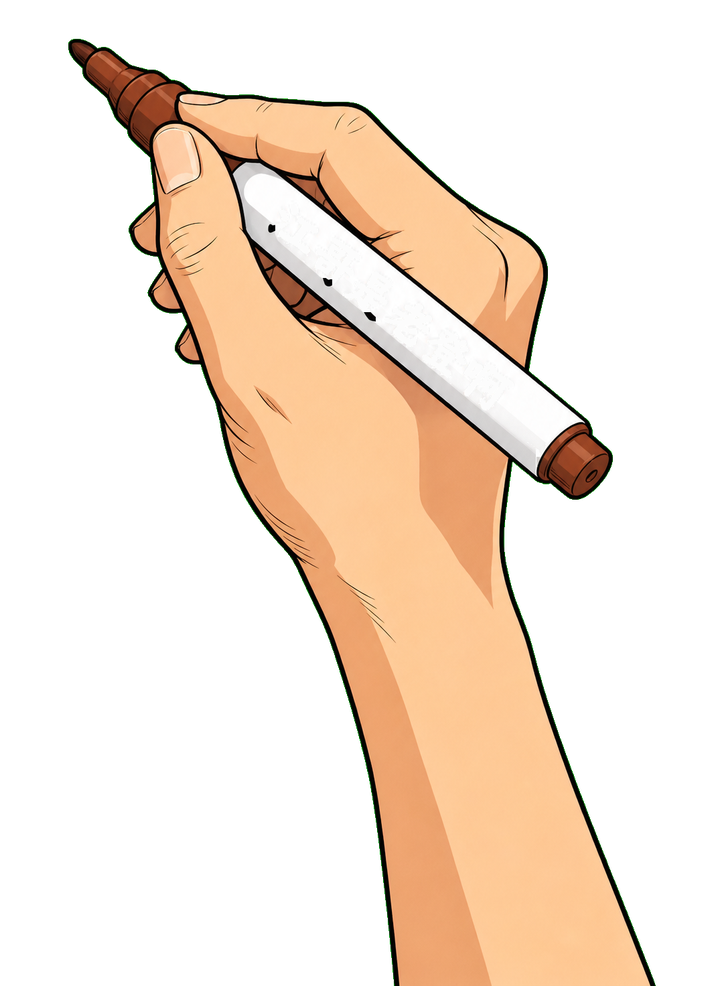
#> input picture skills/clawhub/video-lesson-maker/assets/drawing-hand-clean.png, 716 x 986 px, shrunk from 1069 x 1472 before the run
$ python remove_watermark.py ../assets/drawing-hand-clean.png
#> lines starting #> are read from the running program, lines starting #| are printed output that depends on the picture; after the words box and inside, x2 and y2 are one past the last pixel; in counts of white or black regions, pixels touching at a corner belong together
# -*- coding: utf-8 -*-
"""清除 ImageGen 线稿右下角「AI生成 / WORKBUDDY」水印（V02 验证 v2）。

原理：水印在右下角候选框内，是比纸色略亮的半透明白层。
v2 策略（盒内无暗色图案时）：从候选框**正上方**取等宽干净纸纹，整盒移植覆盖，
边缘高斯羽化融合。若盒内检测到暗色图案（星星/线条），退回到仅替换比纸亮的像素。

用法：
    python remove_watermark.py <图1.png> [图2.png ...] [--out-dir DIR]
    默认原地覆盖；--out-dir 指定则输出到该目录（同名）。
"""
import argparse
import glob
import os

import numpy as np
from PIL import Image, ImageFilter


def remove_one(src, dst):
#> called with src = '../assets/drawing-hand-clean.png', dst = '../assets/drawing-hand-clean.png'
    im = Image.open(src).convert("RGB")
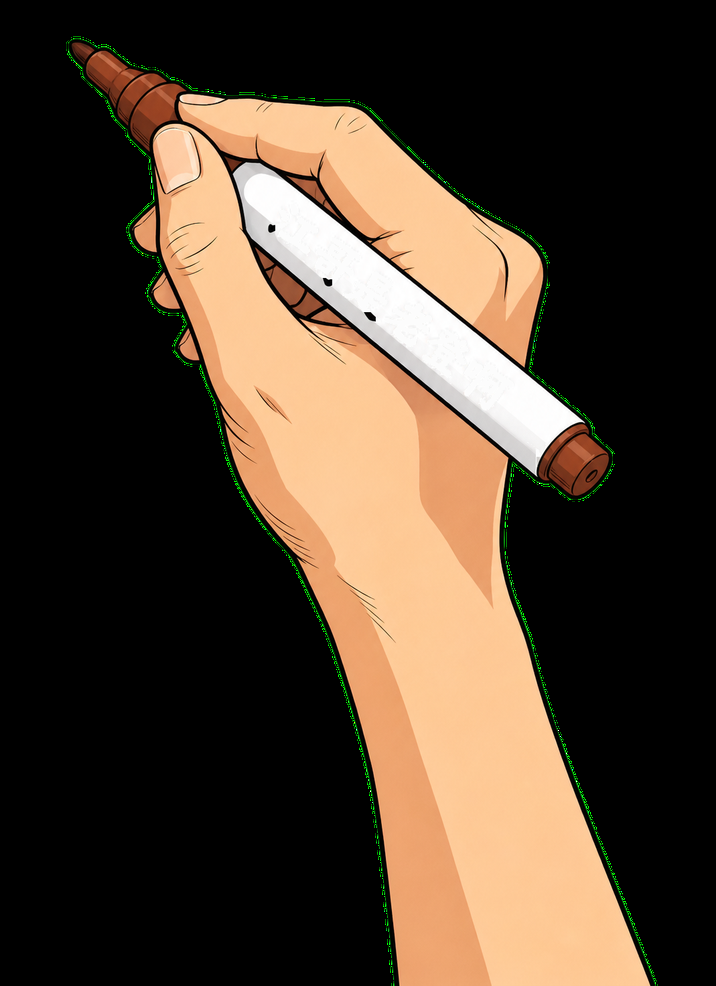
#> im: PIL image 716x986 RGB; mean R, G, B 78.5, 62.8, 47.6
    a = np.asarray(im).astype(np.int16)
    h, w = a.shape[:2]
#> h = 986; w = 716
    # 候选框：右下角（覆盖 AI生成 + WORKBUDDY>）
    bx0, by0, bx1, by1 = w - 140, h - 64, w - 4, h - 4
#> bx0 = 576; by0 = 922; bx1 = 712; by1 = 982
    bw, bh = bx1 - bx0, by1 - by0
#> bw = 136; bh = 60
    box = a[by0:by1, bx0:bx1]
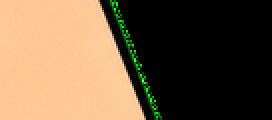
#> box: shape (60, 136, 3) int16 (shown 2 times larger); mean R, G, B 114.5, 93.4, 67.6
    bp = box.mean(axis=2)
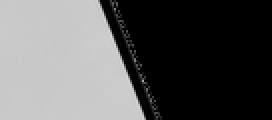
#> bp: shape (60, 136) float64 (shown 2 times larger); min 0, max 215.3, mean 91.8
    # 纸纹源：候选框正上方等宽区域（角落上方通常是干净纸底）
    dy0 = max(0, by0 - 70)
#> dy0 = 852
    donor = a[dy0:by0 - 10, bx0:bx1]
    if donor.shape[0] < bh:                      # 高度不够时从左侧补
        donor = a[by0:by1, max(0, bx0 - 40 - bw):bx0 - 40]
    dp = donor.mean(axis=2)
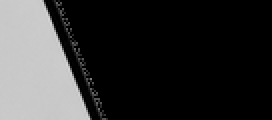
#> dp: shape (60, 136) float64 (shown 2 times larger); min 0, max 214, mean 50.9
    has_dark = (bp < 150).any() or (dp < 150).any() or dp.std() > 6
#> has_dark = True

    if not has_dark and donor.shape[:2] == (bh, bw):
        # 整盒移植：干净纸纹直接覆盖，边缘羽化
        mask = np.ones((bh, bw), np.float32)
        m = Image.fromarray((mask * 255).astype(np.uint8)).filter(ImageFilter.GaussianBlur(6))
        m = np.asarray(m).astype(np.float32) / 255.0
        out = box * (1 - m[..., None]) + donor * m[..., None]
        n = int((m[..., None] > 0.5).sum())
    else:
        # 退回：仅替换比纸亮的像素（保护盒内深色图案）
        paper = np.median(dp.reshape(-1, 3), axis=0)
#> paper = [0, 0, 0]
        bright = (bp > paper.mean() + 4).astype(np.float32)
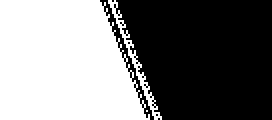
#> bright: shape (60, 136) float32 (shown 2 times larger); values 0 (black) and 1 (white), 48.3% white; 3 white regions (1 under 20 px), largest, box (x1, y1, x2, y2) and area: (0, 0, 75, 60) 3760, (54, 0, 81, 60) 182
        m = Image.fromarray((bright * 255).astype(np.uint8)).filter(ImageFilter.GaussianBlur(2))
        m = np.asarray(m).astype(np.float32) / 255.0
#> m: shape (60, 136) float32
        out = box * (1 - m[..., None]) + donor * m[..., None]
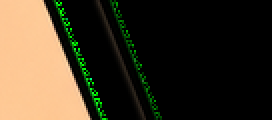
#> out: shape (60, 136, 3) float32 (shown 2 times larger); mean R, G, B 63.8, 54.7, 37.9
        n = int((bright > 0.5).sum())
#> n = 3943
    a[by0:by1, bx0:bx1] = out.astype(np.int16)
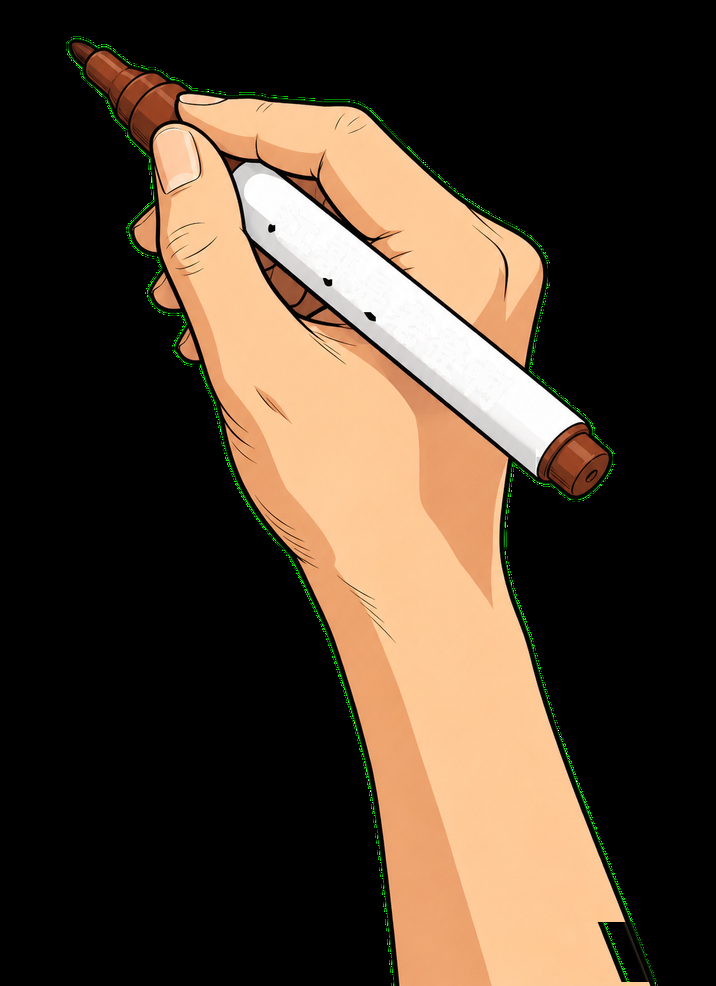
#> a: shape (986, 716, 3) int16; mean R, G, B 77.9, 62.3, 47.3
    Image.fromarray(a.astype(np.uint8)).save(dst)
    return n


if __name__ == "__main__":
    ap = argparse.ArgumentParser()
    ap.add_argument("inputs", nargs="+")
    ap.add_argument("--out-dir", default=None)
    a = ap.parse_args()
    files = []
    for p in a.inputs:
        files += glob.glob(p) if any(c in p for c in "*?[") else [p]
    for f in files:
        dst = os.path.join(a.out_dir, os.path.basename(f)) if a.out_dir else f
        n = remove_one(f, dst)
#> n = 3943
        print(f"{os.path.basename(f)}: 处理像素 {n} -> {dst}")
#| drawing-hand-clean.png: 处理像素 3943 -> ../assets/drawing-hand-clean.png
